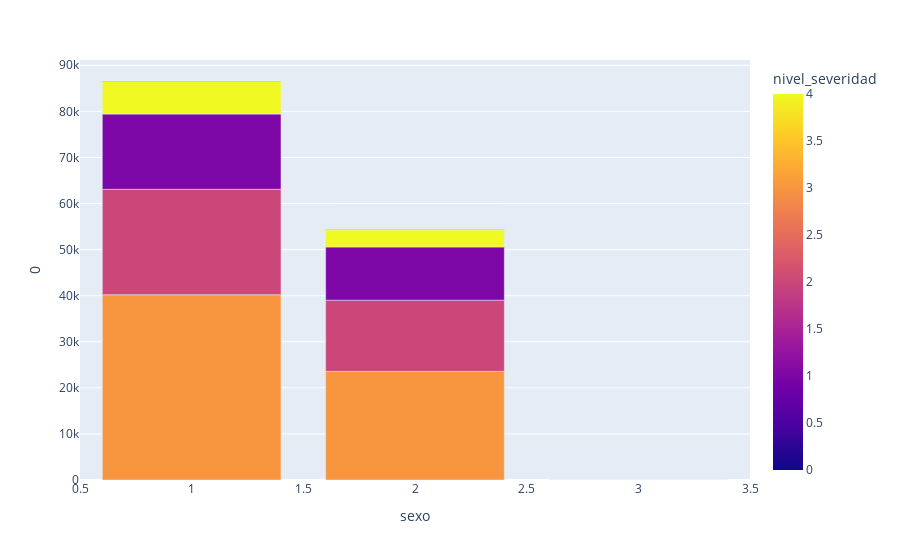

Here is the notebook cell this chart was saved with:
### Code cell
px.bar(df[['nivel_severidad','sexo']].groupby(by='sexo').value_counts().reset_index().set_index(['sexo','nivel_severidad']).reset_index(),x='sexo',y=0,color='nivel_severidad')

### Figure 1 — Plotly figure (JSON) as saved in the notebook; plotly's stock layout.template omitted (floating-point values rounded to 4 significant figures)
{"data": [{"alignmentgroup": "True", "hovertemplate": "sexo=%{x}<br>0=%{y}<br>nivel_severidad=%{marker.color}<extra></extra>", "legendgroup": "", "marker": {"color": [3, 2, 1, 4, 0, 3, 2, 1, 4, 0, 1, 3], "coloraxis": "coloraxis", "pattern": {"shape": ""}}, "name": "", "offsetgroup": "", "orientation": "v", "showlegend": false, "textposition": "auto", "type": "bar", "x": [1, 1, 1, 1, 1, 2, 2, 2, 2, 2, 3, 3], "xaxis": "x", "y": [40218, 22866, 16331, 7143, 32, 23573, 15456, 11543, 3737, 34, 2, 2], "yaxis": "y"}], "layout": {"barmode": "relative", "coloraxis": {"colorbar": {"title": {"text": "nivel_severidad"}}, "colorscale": [[0, "#0d0887"], [0.1111, "#46039f"], [0.2222, "#7201a8"], [0.3333, "#9c179e"], [0.4444, "#bd3786"], [0.5556, "#d8576b"], [0.6667, "#ed7953"], [0.7778, "#fb9f3a"], [0.8889, "#fdca26"], [1, "#f0f921"]]}, "legend": {"tracegroupgap": 0}, "margin": {"t": 60}, "xaxis": {"anchor": "y", "domain": [0, 1], "title": {"text": "sexo"}}, "yaxis": {"anchor": "x", "domain": [0, 1], "title": {"text": "0"}}}}
